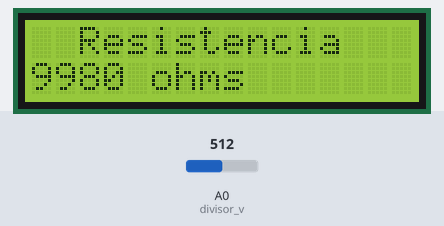
Simulated run of this sketch. Board: Arduino Uno, built with avr-gcc and run on an emulated ATmega328P. On the bench: 16×2 character LCD. The inputs (shaded band) are chosen by the test bench; at power-on: A0 (divisor_v) = 512. What the sketch prints to the serial monitor is not drawn.

Above: at 1.2 s.
1.3 s: A0 (divisor_v) set to 72
At 2.5 s:
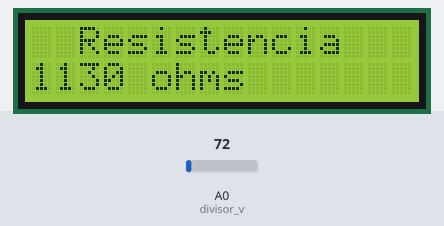
2.8 s: A0 (divisor_v) set to 60
At 3.4 s:
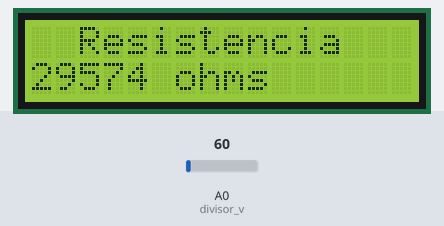
4.3 s: A0 (divisor_v) set to 0
At 5.5 s:
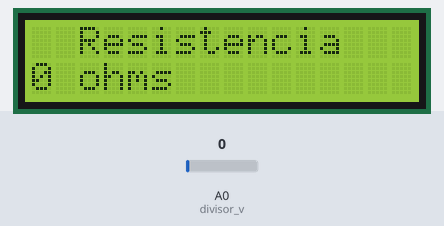
Timing chart, 0 to 7.3 s (numbered marks = the images above; inputs shaded):
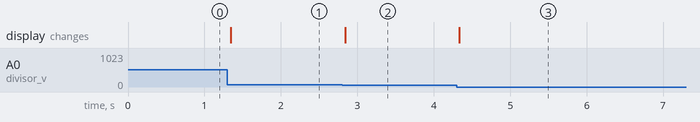

Measured:
- after the input at 1.3 s, the display: changes after 0.05 s (image 1)
- after the input at 2.8 s, the display: changes at once (image 2)
- after the input at 4.3 s, the display: changes at once (image 3)

The sketch:

PRACTICA_2_INCISO_3.ino
```cpp
/*
*Fundacion Kinal
*Centro Educativo Tecnico Laboral Kinal
*Electronica
*Grado: Quinto
*Seccion: A
*Cuerso: Taller de Electronica Digital y Reparacion de Computadoras I
*Nombre: Ricardo Estrada
*Carnet: 2019553
*Proyecto: Regular brillo de un led con potenciometro
*/
//Librerias
#include <Wire.h>
#include <LiquidCrystal_I2C.h>

//Directivas de preprocesador
#define direccion_lcd 0x3F //Direccion del I2C del LCD
#define filas 2
#define columnas 16
#define divisor_v A0    //Lectura de entrada

//Variables


//Funciones
int medicion_resistencia();

//Constructor
LiquidCrystal_I2C PANTALLA(direccion_lcd, columnas, filas);

  void setup() {
    Serial.begin(9600);
    pinMode(divisor_v, INPUT);
     PANTALLA.init();
  PANTALLA.backlight();
  // put your setup code here, to run once:

}

void loop() {
  PANTALLA.setCursor(0,0);
  PANTALLA.print("  Resistencia   ");
  unsigned long int ohms = medicion_resistencia();
  PANTALLA.setCursor(0,1);
  PANTALLA.print(ohms);
  PANTALLA.print(" ohms          ");
}

 int medicion_resistencia(){
    int lectura = 0;   //Valor de voltaje en el divisor de voltaje
    int Ve = 5;   // Voltaje de entrada
    float VR2 = 0;    //Voltaje en la R2
    float R1 = 10000;     // Valor de la Resistencia de referencia
    float R2 = 0;         // Variable de la resistencia a encontrar
    float relacion = 0;

     lectura = analogRead(divisor_v);
   if(lectura) //Si detecta una resistencia
  {
    relacion = lectura * Ve;  // Opera el valor de la lectura del divisor por el voltaje de alimentacion
    VR2 = (relacion)/1024.0;  //Convierte la relacion a una escala de 0-1023 RAW para calcular el voltaje
  relacion = (Ve/VR2) -1;    // La Operacion deja un entero 1 parasito que se elimina con el -1 para obtener el valor real
    R2= (R1 * relacion)-20;  //Para una mejor precision en la medicion se le resta 20
    Serial.print("Resistancia: ");
    Serial.println(R2);
    return R2;
  } else {   //Si no detecta una resistencia
    Serial.println("Conecta una resistencia");
    return 0;
    }
  }
```
